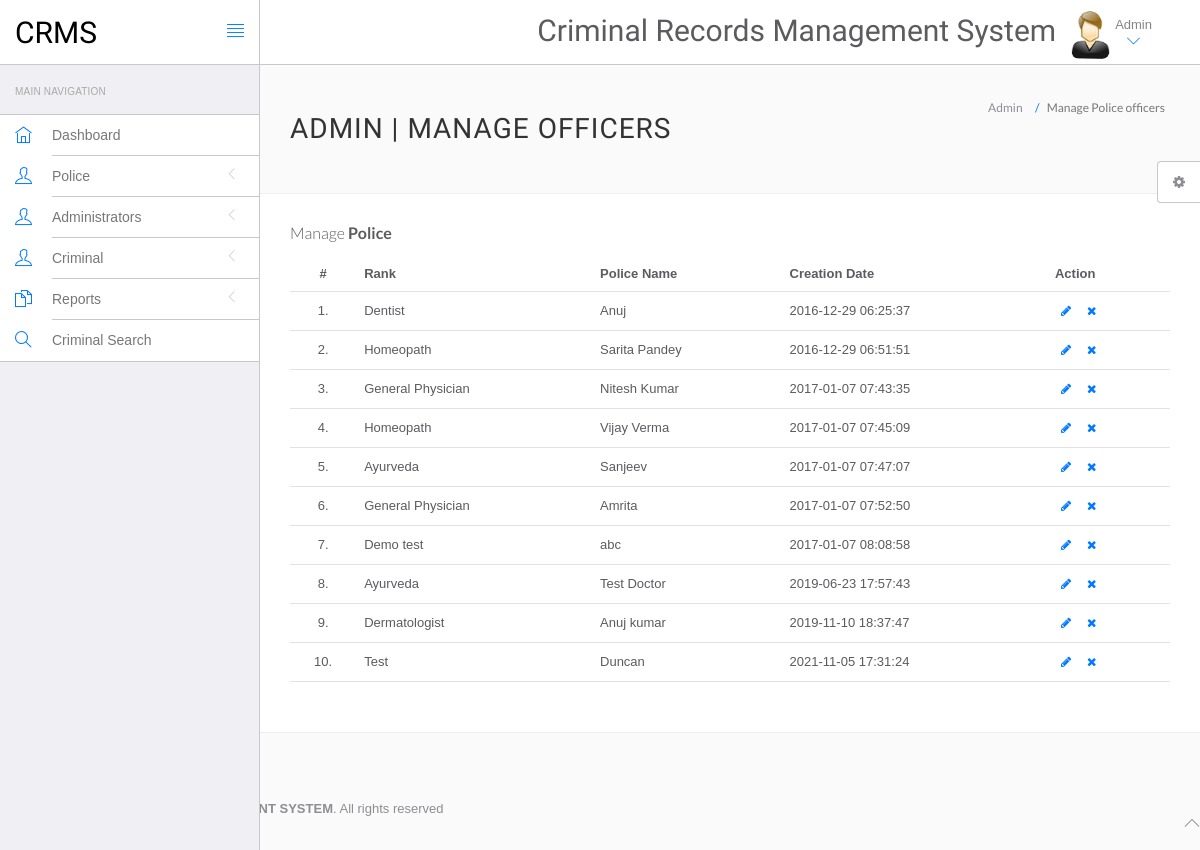
The app's page /hms/admin/manage-police.php (signed in) with its own data.
### tables this page shows
CREATE TABLE IF NOT EXISTS `doctors` (

  `id` int NOT NULL AUTO_INCREMENT,
  `specilization` varchar(255) DEFAULT NULL,
  `doctorName` varchar(255) DEFAULT NULL,
  `address` longtext,
  `docFees` varchar(255) DEFAULT NULL,
  `contactno` bigint DEFAULT NULL,
  `docEmail` varchar(255) DEFAULT NULL,
  `password` varchar(255) DEFAULT NULL,
  `creationDate` timestamp NULL DEFAULT CURRENT_TIMESTAMP,
  `updationDate` timestamp NULL DEFAULT NULL ON UPDATE CURRENT_TIMESTAMP,
  PRIMARY KEY (`id`)

);

### hms/admin/manage-police.php (the view, shortened to what this page needs)
<?php
include('include/config.php');
?>
<!DOCTYPE html>
<html lang="en">
	<head>
		<link rel="stylesheet" href="vendor/bootstrap/css/bootstrap.min.css">
		<link rel="stylesheet" href="vendor/fontawesome/css/font-awesome.min.css">
		<link rel="stylesheet" href="vendor/themify-icons/themify-icons.min.css">
		<link href="vendor/animate.css/animate.min.css" rel="stylesheet" media="screen">
		<link href="vendor/perfect-scrollbar/perfect-scrollbar.min.css" rel="stylesheet" media="screen">
		<link href="vendor/switchery/switchery.min.css" rel="stylesheet" media="screen">
		<link href="vendor/bootstrap-touchspin/jquery.bootstrap-touchspin.min.css" rel="stylesheet" media="screen">
		<link href="vendor/select2/select2.min.css" rel="stylesheet" media="screen">
		<link href="vendor/bootstrap-datepicker/bootstrap-datepicker3.standalone.min.css" rel="stylesheet" media="screen">
		<link href="vendor/bootstrap-timepicker/bootstrap-timepicker.min.css" rel="stylesheet" media="screen">
		<link rel="stylesheet" href="assets/css/styles.css">
		<link rel="stylesheet" href="assets/css/plugins.css">
		<link rel="stylesheet" href="assets/css/themes/theme-1.css" id="skin_color" />
	</head>
	<body>
		<div id="app">
<?php include('include/sidebar.php');?>
			<div class="app-content">
						<?php include('include/header.php');?>
				<div class="main-content" >
					<div class="wrap-content container" id="container">
						<section id="page-title">
							<div class="row">
								<div class="col-sm-8">
									<h1 class="mainTitle">Admin | Manage Officers</h1>
																	</div>
								<ol class="breadcrumb">
									<li>
										<span>Admin</span>
									</li>
									<li class="active">
										<span>Manage Police officers</span>
									</li>
								</ol>
							</div>
						</section>
						<div class="container-fluid container-fullw bg-white">
									<div class="row">
								<div class="col-md-12">
									<h5 class="over-title margin-bottom-15">Manage <span class="text-bold">Police</span></h5>
									<table class="table table-hover" id="sample-table-1">
										<thead>
											<tr>
												<th class="center">#</th>
												<th>Rank</th>
												<th class="hidden-xs">Police Name</th>
												<th>Creation Date </th>
												<th>Action</th>
											</tr>
										</thead>
										<tbody>
<?php
$sql=mysqli_query($con,"select * from doctors");
$cnt=1;
while($row=mysqli_fetch_array($sql))
{
?>
											<tr>
												<td class="center"><?php echo $cnt;?>.</td>
												<td class="hidden-xs"><?php echo $row['specilization'];?></td>
												<td><?php echo $row['doctorName'];?></td>
												<td><?php echo $row['creationDate'];?>
												</td>
												<td >
												<div class="visible-md visible-lg hidden-sm hidden-xs">
							<a href="edit-doctor.php?id=<?php echo $row['id'];?>" class="btn btn-transparent btn-xs" tooltip-placement="top" tooltip="Edit"><i class="fa fa-pencil"></i></a>
	<a href="manage-doctors.php?id=<?php echo $row['id']?>&del=delete" onClick="return confirm('Are you sure you want to delete?')"class="btn btn-transparent btn-xs tooltips" tooltip-placement="top" tooltip="Remove"><i class="fa fa-times fa fa-white"></i></a>
												</div>
												</td>
											</tr>
											<?php
$cnt=$cnt+1;
											 }?>
										</tbody>
									</table>
								</div>
							</div>
								</div>
							</div>
						</div>
					</div>
				</div>
	<?php include('include/footer.php');?>
	<?php include('include/setting.php');?>
	</body>
</html>

### hms/admin/assets/css/themes/theme-1.css (style rules this page uses)
body { background: #FAFAFA; }

### records on screen
doctors: specilization "Dentist", doctorName "Anuj", creationDate "2016-12-29 06:25:37"
doctors: specilization "Homeopath", doctorName "Sarita Pandey", creationDate "2016-12-29 06:51:51"
doctors: specilization "General Physician", doctorName "Nitesh Kumar", creationDate "2017-01-07 07:43:35"
doctors: specilization "Homeopath", doctorName "Vijay Verma", creationDate "2017-01-07 07:45:09"
doctors: specilization "Ayurveda", doctorName "Sanjeev", creationDate "2017-01-07 07:47:07"
doctors: specilization "General Physician", doctorName "Amrita", creationDate "2017-01-07 07:52:50"
doctors: specilization "Demo test", doctorName "abc", creationDate "2017-01-07 08:08:58"
doctors: specilization "Ayurveda", doctorName "Test Doctor", creationDate "2019-06-23 17:57:43"
doctors: specilization "Dermatologist", doctorName "Anuj kumar", creationDate "2019-11-10 18:37:47"
doctors: specilization "Test", doctorName "Duncan", creationDate "2021-11-05 17:31:24"
